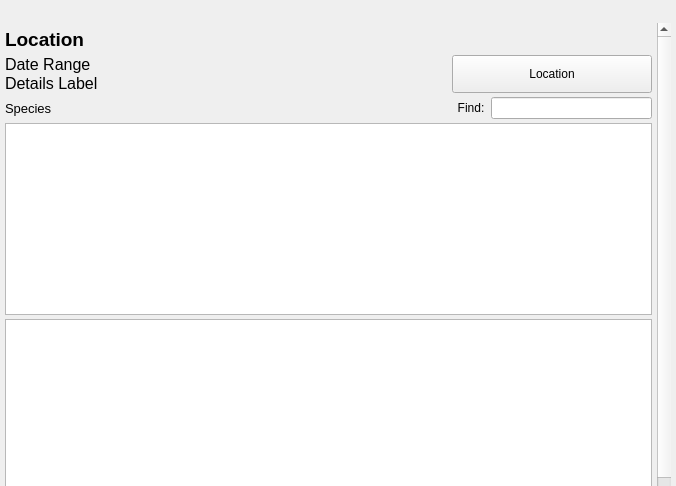
<?xml version="1.0" encoding="UTF-8"?>
<ui version="4.0">
 <class>frmSpeciesList</class>
 <widget class="QWidget" name="frmSpeciesList">
  <property name="geometry">
   <rect>
    <x>0</x>
    <y>0</y>
    <width>676</width>
    <height>486</height>
   </rect>
  </property>
  <property name="sizePolicy">
   <sizepolicy hsizetype="Preferred" vsizetype="Preferred">
    <horstretch>0</horstretch>
    <verstretch>0</verstretch>
   </sizepolicy>
  </property>
  <property name="minimumSize">
   <size>
    <width>200</width>
    <height>300</height>
   </size>
  </property>
  <property name="sizeIncrement">
   <size>
    <width>0</width>
    <height>0</height>
   </size>
  </property>
  <property name="windowTitle">
   <string>Species Report</string>
  </property>
  <property name="windowIcon">
   <iconset resource="icons.qrc">
    <normaloff>:/icon_bird.png</normaloff>:/icon_bird.png</iconset>
  </property>
  <widget class="QScrollArea" name="scrollArea">
   <property name="geometry">
    <rect>
     <x>0</x>
     <y>23</y>
     <width>671</width>
     <height>480</height>
    </rect>
   </property>
   <property name="sizePolicy">
    <sizepolicy hsizetype="Expanding" vsizetype="Expanding">
     <horstretch>0</horstretch>
     <verstretch>0</verstretch>
    </sizepolicy>
   </property>
   <property name="frameShape">
    <enum>QFrame::NoFrame</enum>
   </property>
   <property name="frameShadow">
    <enum>QFrame::Plain</enum>
   </property>
   <property name="lineWidth">
    <number>0</number>
   </property>
   <property name="widgetResizable">
    <bool>true</bool>
   </property>
   <widget class="QWidget" name="layLists">
    <property name="geometry">
     <rect>
      <x>0</x>
      <y>0</y>
      <width>657</width>
      <height>492</height>
     </rect>
    </property>
    <property name="sizePolicy">
     <sizepolicy hsizetype="Expanding" vsizetype="Expanding">
      <horstretch>0</horstretch>
      <verstretch>0</verstretch>
     </sizepolicy>
    </property>
    <layout class="QVBoxLayout" name="verticalLayout_2">
     <property name="spacing">
      <number>4</number>
     </property>
     <property name="leftMargin">
      <number>5</number>
     </property>
     <property name="topMargin">
      <number>5</number>
     </property>
     <property name="rightMargin">
      <number>5</number>
     </property>
     <property name="bottomMargin">
      <number>5</number>
     </property>
     <item>
      <widget class="QLabel" name="lblLocation">
       <property name="font">
        <font>
         <pointsize>14</pointsize>
         <weight>75</weight>
         <bold>true</bold>
        </font>
       </property>
       <property name="text">
        <string>Location</string>
       </property>
       <property name="wordWrap">
        <bool>true</bool>
       </property>
      </widget>
     </item>
     <item>
      <widget class="QFrame" name="frmRow2">
       <property name="frameShape">
        <enum>QFrame::NoFrame</enum>
       </property>
       <property name="frameShadow">
        <enum>QFrame::Plain</enum>
       </property>
       <property name="lineWidth">
        <number>0</number>
       </property>
       <layout class="QHBoxLayout" name="horizontalLayout">
        <property name="spacing">
         <number>0</number>
        </property>
        <property name="leftMargin">
         <number>0</number>
        </property>
        <property name="topMargin">
         <number>0</number>
        </property>
        <property name="rightMargin">
         <number>0</number>
        </property>
        <property name="bottomMargin">
         <number>0</number>
        </property>
        <item>
         <widget class="QFrame" name="frmRangeAndDetails">
          <property name="sizePolicy">
           <sizepolicy hsizetype="MinimumExpanding" vsizetype="Preferred">
            <horstretch>0</horstretch>
            <verstretch>0</verstretch>
           </sizepolicy>
          </property>
          <property name="frameShape">
           <enum>QFrame::NoFrame</enum>
          </property>
          <property name="frameShadow">
           <enum>QFrame::Plain</enum>
          </property>
          <property name="lineWidth">
           <number>0</number>
          </property>
          <layout class="QVBoxLayout" name="verticalLayout">
           <property name="spacing">
            <number>0</number>
           </property>
           <property name="leftMargin">
            <number>0</number>
           </property>
           <property name="topMargin">
            <number>0</number>
           </property>
           <property name="rightMargin">
            <number>0</number>
           </property>
           <property name="bottomMargin">
            <number>0</number>
           </property>
           <item>
            <widget class="QLabel" name="lblDateRange">
             <property name="font">
              <font>
               <pointsize>12</pointsize>
               <weight>50</weight>
               <bold>false</bold>
              </font>
             </property>
             <property name="lineWidth">
              <number>0</number>
             </property>
             <property name="text">
              <string>Date Range</string>
             </property>
            </widget>
           </item>
           <item>
            <widget class="QLabel" name="lblDetails">
             <property name="font">
              <font>
               <pointsize>12</pointsize>
               <weight>50</weight>
               <bold>false</bold>
              </font>
             </property>
             <property name="lineWidth">
              <number>0</number>
             </property>
             <property name="text">
              <string>Details Label</string>
             </property>
            </widget>
           </item>
          </layout>
         </widget>
        </item>
        <item>
         <widget class="QFrame" name="frmLocationButton">
          <property name="sizePolicy">
           <sizepolicy hsizetype="Expanding" vsizetype="Preferred">
            <horstretch>0</horstretch>
            <verstretch>0</verstretch>
           </sizepolicy>
          </property>
          <property name="maximumSize">
           <size>
            <width>200</width>
            <height>16777215</height>
           </size>
          </property>
          <property name="layoutDirection">
           <enum>Qt::RightToLeft</enum>
          </property>
          <property name="frameShape">
           <enum>QFrame::NoFrame</enum>
          </property>
          <property name="frameShadow">
           <enum>QFrame::Plain</enum>
          </property>
          <property name="lineWidth">
           <number>0</number>
          </property>
          <layout class="QVBoxLayout" name="verticalLayout_3">
           <property name="spacing">
            <number>0</number>
           </property>
           <property name="leftMargin">
            <number>0</number>
           </property>
           <property name="topMargin">
            <number>0</number>
           </property>
           <property name="rightMargin">
            <number>0</number>
           </property>
           <property name="bottomMargin">
            <number>0</number>
           </property>
           <item>
            <widget class="QPushButton" name="btnShowLocation">
             <property name="sizePolicy">
              <sizepolicy hsizetype="Preferred" vsizetype="Preferred">
               <horstretch>0</horstretch>
               <verstretch>0</verstretch>
              </sizepolicy>
             </property>
             <property name="minimumSize">
              <size>
               <width>100</width>
               <height>20</height>
              </size>
             </property>
             <property name="toolTip">
              <string>Click to show the checklist location.</string>
             </property>
             <property name="statusTip">
              <string/>
             </property>
             <property name="text">
              <string>Location</string>
             </property>
            </widget>
           </item>
          </layout>
         </widget>
        </item>
       </layout>
      </widget>
     </item>
     <item>
      <widget class="QFrame" name="frmRow3">
       <property name="frameShape">
        <enum>QFrame::NoFrame</enum>
       </property>
       <property name="frameShadow">
        <enum>QFrame::Plain</enum>
       </property>
       <property name="lineWidth">
        <number>0</number>
       </property>
       <layout class="QHBoxLayout" name="horizontalLayout_2">
        <property name="spacing">
         <number>0</number>
        </property>
        <property name="leftMargin">
         <number>0</number>
        </property>
        <property name="topMargin">
         <number>0</number>
        </property>
        <property name="rightMargin">
         <number>0</number>
        </property>
        <property name="bottomMargin">
         <number>0</number>
        </property>
        <item>
         <widget class="QFrame" name="frmSpecies">
          <property name="frameShape">
           <enum>QFrame::NoFrame</enum>
          </property>
          <property name="frameShadow">
           <enum>QFrame::Plain</enum>
          </property>
          <property name="lineWidth">
           <number>0</number>
          </property>
          <layout class="QVBoxLayout" name="verticalLayout_4">
           <property name="spacing">
            <number>0</number>
           </property>
           <property name="leftMargin">
            <number>0</number>
           </property>
           <property name="topMargin">
            <number>0</number>
           </property>
           <property name="rightMargin">
            <number>0</number>
           </property>
           <property name="bottomMargin">
            <number>0</number>
           </property>
           <item>
            <widget class="QLabel" name="lblSpecies">
             <property name="font">
              <font>
               <pointsize>10</pointsize>
              </font>
             </property>
             <property name="text">
              <string>Species</string>
             </property>
            </widget>
           </item>
          </layout>
         </widget>
        </item>
        <item>
         <widget class="QFrame" name="frmSpeciesAndFind">
          <property name="sizePolicy">
           <sizepolicy hsizetype="Preferred" vsizetype="Preferred">
            <horstretch>0</horstretch>
            <verstretch>0</verstretch>
           </sizepolicy>
          </property>
          <property name="layoutDirection">
           <enum>Qt::LeftToRight</enum>
          </property>
          <property name="frameShape">
           <enum>QFrame::NoFrame</enum>
          </property>
          <property name="frameShadow">
           <enum>QFrame::Plain</enum>
          </property>
          <property name="lineWidth">
           <number>0</number>
          </property>
          <layout class="QHBoxLayout" name="horizontalLayout_3">
           <property name="spacing">
            <number>0</number>
           </property>
           <property name="leftMargin">
            <number>0</number>
           </property>
           <property name="topMargin">
            <number>0</number>
           </property>
           <property name="rightMargin">
            <number>0</number>
           </property>
           <property name="bottomMargin">
            <number>0</number>
           </property>
           <item>
            <widget class="QLabel" name="lblFind">
             <property name="layoutDirection">
              <enum>Qt::LeftToRight</enum>
             </property>
             <property name="text">
              <string>Find:  </string>
             </property>
             <property name="alignment">
              <set>Qt::AlignRight|Qt::AlignTrailing|Qt::AlignVCenter</set>
             </property>
            </widget>
           </item>
           <item>
            <widget class="QLineEdit" name="txtFind">
             <property name="sizePolicy">
              <sizepolicy hsizetype="Preferred" vsizetype="Preferred">
               <horstretch>0</horstretch>
               <verstretch>0</verstretch>
              </sizepolicy>
             </property>
            </widget>
           </item>
          </layout>
         </widget>
        </item>
       </layout>
      </widget>
     </item>
     <item>
      <widget class="QTableWidget" name="tblList">
       <property name="contextMenuPolicy">
        <enum>Qt::ActionsContextMenu</enum>
       </property>
       <property name="frameShape">
        <enum>QFrame::StyledPanel</enum>
       </property>
       <property name="horizontalScrollBarPolicy">
        <enum>Qt::ScrollBarAlwaysOff</enum>
       </property>
       <property name="editTriggers">
        <set>QAbstractItemView::NoEditTriggers</set>
       </property>
       <property name="showGrid">
        <bool>false</bool>
       </property>
       <property name="sortingEnabled">
        <bool>true</bool>
       </property>
       <attribute name="horizontalHeaderVisible">
        <bool>false</bool>
       </attribute>
       <attribute name="horizontalHeaderHighlightSections">
        <bool>false</bool>
       </attribute>
       <attribute name="verticalHeaderVisible">
        <bool>false</bool>
       </attribute>
       <attribute name="verticalHeaderDefaultSectionSize">
        <number>100</number>
       </attribute>
       <attribute name="verticalHeaderHighlightSections">
        <bool>false</bool>
       </attribute>
       <attribute name="verticalHeaderMinimumSectionSize">
        <number>20</number>
       </attribute>
      </widget>
     </item>
     <item>
      <widget class="QPlainTextEdit" name="txtChecklistComments"/>
     </item>
    </layout>
   </widget>
  </widget>
  <action name="actionSetDateFilter">
   <property name="text">
    <string>Set Filter to Date</string>
   </property>
  </action>
  <action name="actionSetLocationFilter">
   <property name="text">
    <string>Set Filter to Location</string>
   </property>
  </action>
  <action name="actionSetFirstDateFilter">
   <property name="text">
    <string>Set Filter to &quot;First&quot; Date</string>
   </property>
  </action>
  <action name="actionSetLastDateFilter">
   <property name="text">
    <string>Set Filter to &quot;Last&quot; Date</string>
   </property>
  </action>
  <action name="actionSetSpeciesFilter">
   <property name="text">
    <string>Set Filter to Species</string>
   </property>
  </action>
  <action name="actionSetCountryFilter">
   <property name="text">
    <string>Set Filter to Country</string>
   </property>
  </action>
  <action name="actionSetStateFilter">
   <property name="text">
    <string>Set Filter to State</string>
   </property>
  </action>
  <action name="actionSetCountyFilter">
   <property name="text">
    <string>Set Filter to County</string>
   </property>
  </action>
 </widget>
 <resources>
  <include location="icons.qrc"/>
 </resources>
 <connections/>
</ui>
